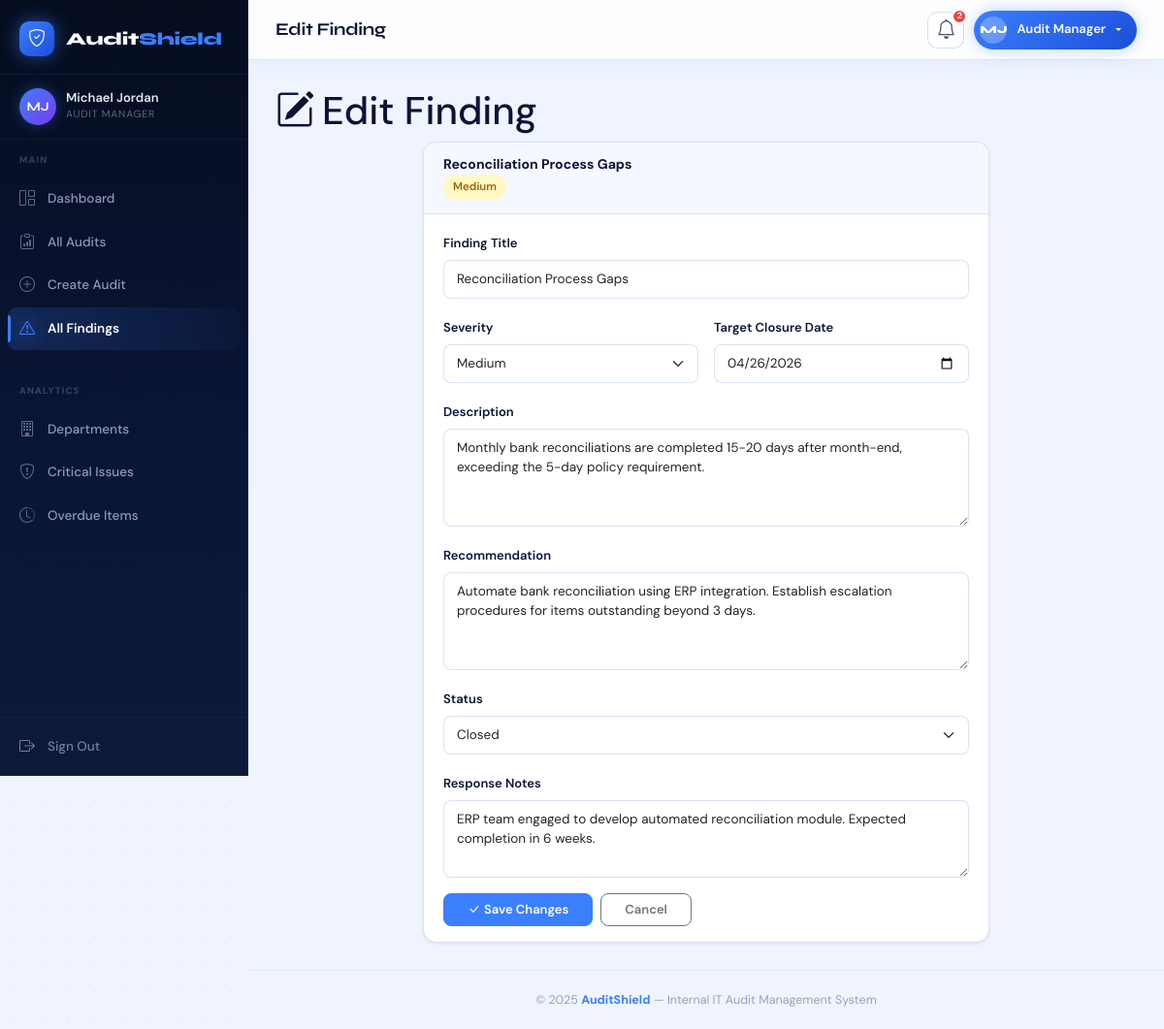
Page /findings/6/edit/ (signed in) on the committed database.
### audits/models.py (models this page shows, shortened)
class Finding(models.Model):
    SEVERITY_CHOICES = [
        ('low', 'Low'),
        ('medium', 'Medium'),
        ('high', 'High'),
        ('critical', 'Critical'),
    ]
    STATUS_CHOICES = [
        ('open', 'Open'),
        ('in_progress', 'In Progress'),
        ('closed', 'Closed'),
    ]
    audit = models.ForeignKey(Audit, on_delete=models.CASCADE, related_name='findings')
    title = models.CharField(max_length=255)
    description = models.TextField()
    severity = models.CharField(max_length=20, choices=SEVERITY_CHOICES)
    recommendation = models.TextField()
    target_closure_date = models.DateField()
    status = models.CharField(max_length=20, choices=STATUS_CHOICES, default='open')
    response_notes = models.TextField(blank=True)
    created_at = models.DateTimeField(auto_now_add=True)
    updated_at = models.DateTimeField(auto_now=True)
    closed_at = models.DateTimeField(null=True, blank=True)
    class Meta:
        ordering = ['-created_at']

### audits/views.py (the view)
# urls.py: path('findings/<int:pk>/edit/', views.finding_edit,     name='finding_edit'),
@login_required
@manager_or_auditee_required
def finding_edit(request, pk):
    finding = get_object_or_404(Finding, pk=pk)
    try:
        role = request.user.profile.role
    except Exception:
        role = 'auditee_head'
    if role == 'audit_manager':
        form_class = FindingForm
    else:
        form_class = FindingResponseForm
    form = form_class(request.POST or None, instance=finding)
    if request.method == 'POST' and form.is_valid():
        form.save()
        messages.success(request, 'Finding updated successfully.')
        return redirect('finding_detail', pk=finding.pk)
    return render(request, 'audits/finding_edit.html', {
        'form': form,
        'finding': finding,
    })

### audits/forms.py
class FindingForm(forms.ModelForm):
    class Meta:
        model = Finding
        fields = ['title', 'description', 'severity', 'recommendation',
                  'target_closure_date', 'status', 'response_notes']
        widgets = {
            'title': forms.TextInput(attrs={'class': 'form-control'}),
            'description': forms.Textarea(attrs={'class': 'form-control', 'rows': 4}),
            'severity': forms.Select(attrs={'class': 'form-select'}),
            'recommendation': forms.Textarea(attrs={'class': 'form-control', 'rows': 4}),
            'target_closure_date': forms.DateInput(attrs={'class': 'form-control', 'type': 'date'}),
            'status': forms.Select(attrs={'class': 'form-select'}),
            'response_notes': forms.Textarea(attrs={'class': 'form-control', 'rows': 3}),
        }

### audits/templates/audits/finding_edit.html (shortened to what this page needs)
{% extends 'audits/base.html' %}
{% load static %}
{% block page_title %}Edit Finding{% endblock %}
{% block content %}
<div class="page-header">
  <h1><i class="bi bi-pencil-square me-2"></i>Edit Finding</h1>
</div>
<div class="row justify-content-center">
  <div class="col-lg-8">
    <div class="content-card">
      <div class="content-card-header">
        <h5>{{ finding.title|truncatechars:50 }}</h5>
        <span class="severity-badge severity-{{ finding.severity }}">{{ finding.get_severity_display }}</span>
      </div>
      <div class="content-card-body">
        <form method="post">
          {% if is_manager %}
          <div class="mb-3">
            <label class="form-label fw-semibold">Finding Title</label>
            {{ form.title }}
          </div>
          <div class="row g-3 mb-3">
            <div class="col-md-6">
              <label class="form-label fw-semibold">Severity</label>
              {{ form.severity }}
            </div>
            <div class="col-md-6">
              <label class="form-label fw-semibold">Target Closure Date</label>
              {{ form.target_closure_date }}
            </div>
          </div>
          <div class="mb-3">
            <label class="form-label fw-semibold">Description</label>
            {{ form.description }}
          </div>
          <div class="mb-3">
            <label class="form-label fw-semibold">Recommendation</label>
            {{ form.recommendation }}
          </div>
          <div class="mb-3">
            <label class="form-label fw-semibold">Status</label>
            {{ form.status }}
          </div>
          <div class="mb-3">
            <label class="form-label fw-semibold">Response Notes</label>
            {{ form.response_notes }}
          </div>
          {% endif %}
          <div class="d-flex gap-2">
            <button type="submit" class="btn btn-primary px-4">
              <i class="bi bi-check-lg me-1"></i>Save Changes
            </button>
            <a href="{% url 'finding_detail' finding.pk %}" class="btn btn-outline-secondary px-4">Cancel</a>
          </div>
        </form>
      </div>
    </div>
  </div>
</div>
{% endblock %}

### audits/templates/audits/base.html (shortened to what this page needs)
{% load static %}
<!DOCTYPE html>
<html lang="en">
<head>
  <link href="https://cdn.jsdelivr.net/npm/bootstrap@5.3.2/dist/css/bootstrap.min.css" rel="stylesheet">
  <link href="https://cdn.jsdelivr.net/npm/bootstrap-icons@1.11.3/font/bootstrap-icons.min.css" rel="stylesheet">
  <link rel="stylesheet" href="{% static 'audits/css/main.css' %}">
</head>
<body class="as-body">
<aside class="as-sidebar">
  <a href="{% url 'dashboard' %}" class="as-brand">
    <div class="as-brand-icon">
      <i class="bi bi-shield-check"></i>
    </div>
    <span class="as-brand-text">Audit<span>Shield</span></span>
  </a>
  <div class="as-user-area">
    <div class="as-avatar">
      {{ request.user.first_name|slice:":1"|upper }}{{ request.user.last_name|slice:":1"|upper }}
    </div>
    <div class="as-user-info">
      <div class="as-user-name">
        {{ request.user.get_full_name|default:request.user.username }}
      </div>
      <div class="as-user-role">
        {% if is_manager %}Audit Manager
        {% elif is_auditee %}Auditee Head
        {% elif is_observer %}Admin Observer
        {% else %}User{% endif %}
      </div>
    </div>
  </div>
  <div class="as-section-label">Main</div>
  <ul class="as-nav">
    <li>
      <a href="{% url 'dashboard' %}" class="as-nav-link">
        <i class="bi bi-grid-1x2"></i> Dashboard
      </a>
    </li>
    <li>
      <a href="{% url 'audit_list' %}" class="as-nav-link">
        <i class="bi bi-clipboard-data"></i> All Audits
      </a>
    </li>
    {% if is_manager %}
    <li>
      <a href="{% url 'audit_create' %}" class="as-nav-link">
        <i class="bi bi-plus-circle"></i> Create Audit
      </a>
    </li>
    {% endif %}
    <li>
      <a href="{% url 'finding_list' %}" class="as-nav-link">
        <i class="bi bi-exclamation-triangle"></i> All Findings
      </a>
    </li>
  </ul>
  {% if is_manager or is_observer %}
  <div class="as-section-label">Analytics</div>
  <ul class="as-nav">
    <li>
      <a href="{% url 'department_analytics' %}" class="as-nav-link">
        <i class="bi bi-building"></i> Departments
      </a>
    </li>
    <li>
      <a href="{% url 'critical_issues' %}" class="as-nav-link">
        <i class="bi bi-shield-exclamation"></i> Critical Issues
      </a>
    </li>
    <li>
      <a href="{% url 'overdue_items' %}" class="as-nav-link">
        <i class="bi bi-clock-history"></i> Overdue Items
      </a>
    </li>
  </ul>
  {% endif %}
  <div class="as-spacer"></div>
  <div class="as-sidebar-footer">
    <a href="{% url 'logout' %}" class="as-signout">
      <i class="bi bi-box-arrow-right"></i>
      <span>Sign Out</span>
    </a>
  </div>
</aside>
<div class="as-main">
  <header class="as-topbar">
    <div class="as-topbar-title">
      {% block page_title %}Dashboard{% endblock %}
    </div>
    <div class="as-topbar-right">
      <a href="{% url 'overdue_items' %}"
         class="as-icon-btn"
         data-bs-toggle="tooltip" title="Overdue Items">
        <i class="bi bi-bell fs-5"></i>
        {% if overdue_count and overdue_count > 0 %}
        <span class="as-notif-badge">{{ overdue_count }}</span>
        {% endif %}
      </a>
      <div class="dropdown">
        <button class="as-user-btn dropdown-toggle"
                type="button" data-bs-toggle="dropdown"
                aria-expanded="false">
          <span class="as-user-btn-avatar">
            {{ request.user.first_name|slice:":1"|upper }}{{ request.user.last_name|slice:":1"|upper }}
          </span>
          <span class="d-none d-md-inline ms-1">
            {% if is_manager %}Audit Manager
            {% elif is_auditee %}Auditee Head
            {% elif is_observer %}Admin Observer
            {% else %}User{% endif %}
          </span>
        </button>
      </div>
    </div>
  </header>
  <div class="as-page-body">
    {% block content %}{% endblock %}
  </div>
  <footer class="as-footer">
    &copy; 2025 <strong style="color:#3b7fff;">AuditShield</strong>
    &mdash; Internal IT Audit Management System
  </footer>
</div>
</body>
</html>

### rows in the picture
Finding: title "Reconciliation Process Gaps", severity "Medium", target_closure_date "04/26/2026", description "Monthly bank reconciliations are completed 15-20 days after month-end, exceeding the 5-day policy requirement.", recommendation "Automate bank reconciliation using ERP integration. Establish escalation procedures for items outstanding beyond 3 days.", status "Closed", response_notes "ERP team engaged to develop automated reconciliation module. Expected completion in 6 weeks."

### other values in the picture
{{ request.user.first_name|slice:":1"|upper }} "M"
{{ request.user.last_name|slice:":1"|upper }} "J"
{{ request.user.get_full_name|default:request.user.username }} "Michael Jordan"
{{ overdue_count }} "2"
